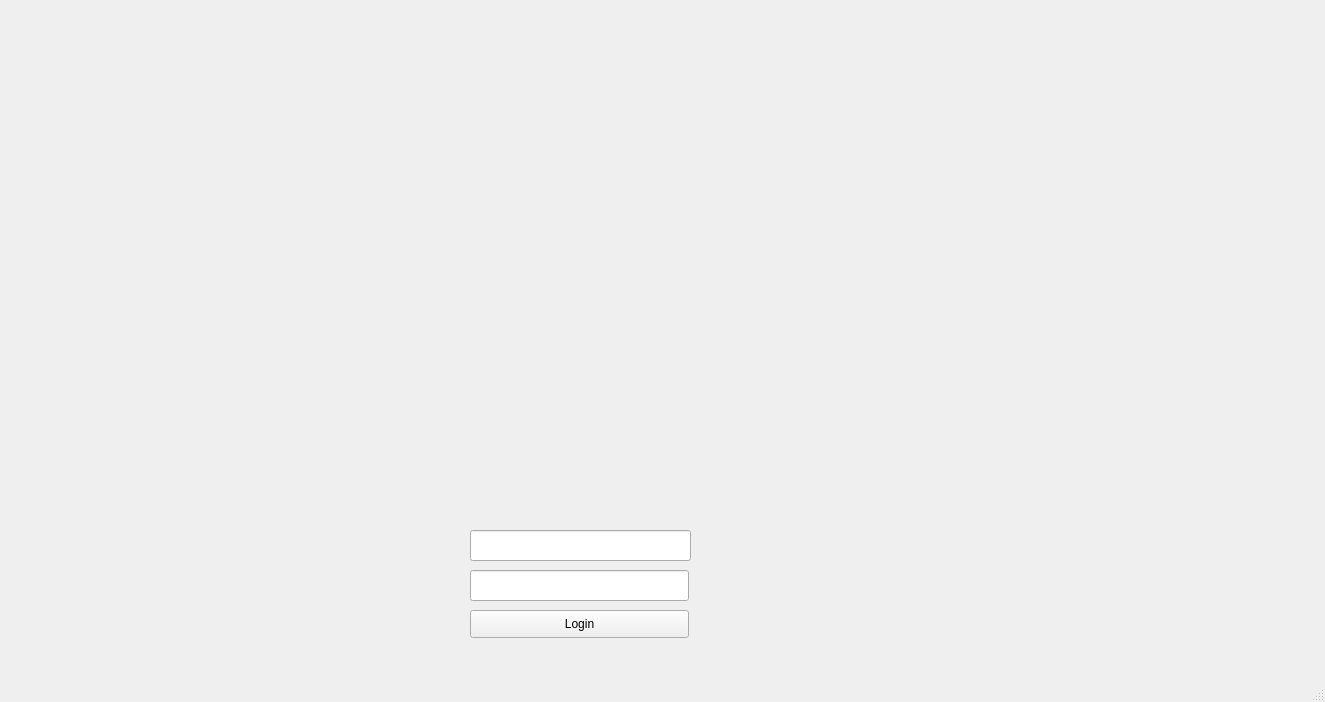
<?xml version="1.0" encoding="UTF-8"?>
<ui version="4.0">
 <class>SubWindow</class>
 <widget class="QMainWindow" name="SubWindow">
  <property name="geometry">
   <rect>
    <x>0</x>
    <y>0</y>
    <width>1325</width>
    <height>702</height>
   </rect>
  </property>
  <property name="windowTitle">
   <string>MainWindow</string>
  </property>
  <widget class="QWidget" name="centralwidget">
   <widget class="QLineEdit" name="PassText">
    <property name="geometry">
     <rect>
      <x>470</x>
      <y>570</y>
      <width>219</width>
      <height>31</height>
     </rect>
    </property>
    <property name="sizePolicy">
     <sizepolicy hsizetype="Preferred" vsizetype="Preferred">
      <horstretch>0</horstretch>
      <verstretch>0</verstretch>
     </sizepolicy>
    </property>
    <property name="inputMethodHints">
     <set>Qt::ImhHiddenText|Qt::ImhNoAutoUppercase|Qt::ImhNoPredictiveText|Qt::ImhSensitiveData</set>
    </property>
    <property name="echoMode">
     <enum>QLineEdit::Password</enum>
    </property>
   </widget>
   <widget class="QLineEdit" name="LoginText">
    <property name="geometry">
     <rect>
      <x>470</x>
      <y>530</y>
      <width>221</width>
      <height>31</height>
     </rect>
    </property>
    <property name="sizePolicy">
     <sizepolicy hsizetype="Preferred" vsizetype="Preferred">
      <horstretch>0</horstretch>
      <verstretch>0</verstretch>
     </sizepolicy>
    </property>
   </widget>
   <widget class="QPushButton" name="UploadButton">
    <property name="geometry">
     <rect>
      <x>470</x>
      <y>610</y>
      <width>219</width>
      <height>28</height>
     </rect>
    </property>
    <property name="text">
     <string>Login</string>
    </property>
   </widget>
  </widget>
  <widget class="QMenuBar" name="menubar">
   <property name="geometry">
    <rect>
     <x>0</x>
     <y>0</y>
     <width>1325</width>
     <height>26</height>
    </rect>
   </property>
  </widget>
  <widget class="QStatusBar" name="statusbar"/>
 </widget>
 <resources/>
 <connections/>
</ui>
